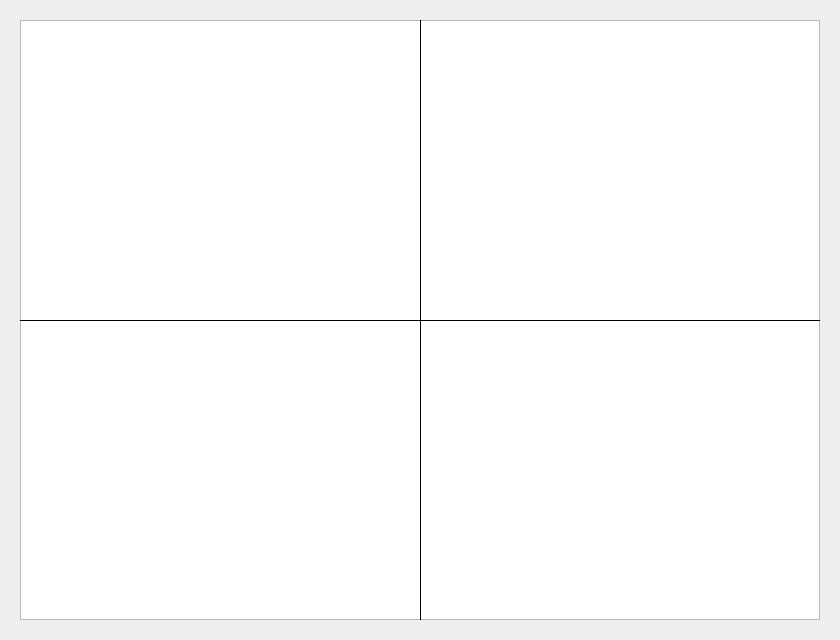
<?xml version="1.0" encoding="UTF-8"?>
<ui version="4.0">
 <class>WiiBalance</class>
 <widget class="QMainWindow" name="WiiBalance">
  <property name="geometry">
   <rect>
    <x>0</x>
    <y>0</y>
    <width>840</width>
    <height>640</height>
   </rect>
  </property>
  <property name="windowTitle">
   <string>WiiBalance</string>
  </property>
  <property name="autoFillBackground">
   <bool>false</bool>
  </property>
  <widget class="QWidget" name="centralWidget">
   <widget class="QGraphicsView" name="graphicsView">
    <property name="geometry">
     <rect>
      <x>20</x>
      <y>20</y>
      <width>800</width>
      <height>600</height>
     </rect>
    </property>
   </widget>
   <widget class="Line" name="line">
    <property name="geometry">
     <rect>
      <x>20</x>
      <y>315</y>
      <width>800</width>
      <height>10</height>
     </rect>
    </property>
    <property name="frameShadow">
     <enum>QFrame::Plain</enum>
    </property>
    <property name="lineWidth">
     <number>1</number>
    </property>
    <property name="orientation">
     <enum>Qt::Horizontal</enum>
    </property>
   </widget>
   <widget class="Line" name="line_2">
    <property name="geometry">
     <rect>
      <x>415</x>
      <y>20</y>
      <width>10</width>
      <height>600</height>
     </rect>
    </property>
    <property name="frameShadow">
     <enum>QFrame::Plain</enum>
    </property>
    <property name="lineWidth">
     <number>1</number>
    </property>
    <property name="orientation">
     <enum>Qt::Vertical</enum>
    </property>
   </widget>
  </widget>
  <action name="actionClose">
   <property name="text">
    <string>Close</string>
   </property>
  </action>
 </widget>
 <layoutdefault spacing="6" margin="11"/>
 <resources/>
 <connections/>
</ui>
